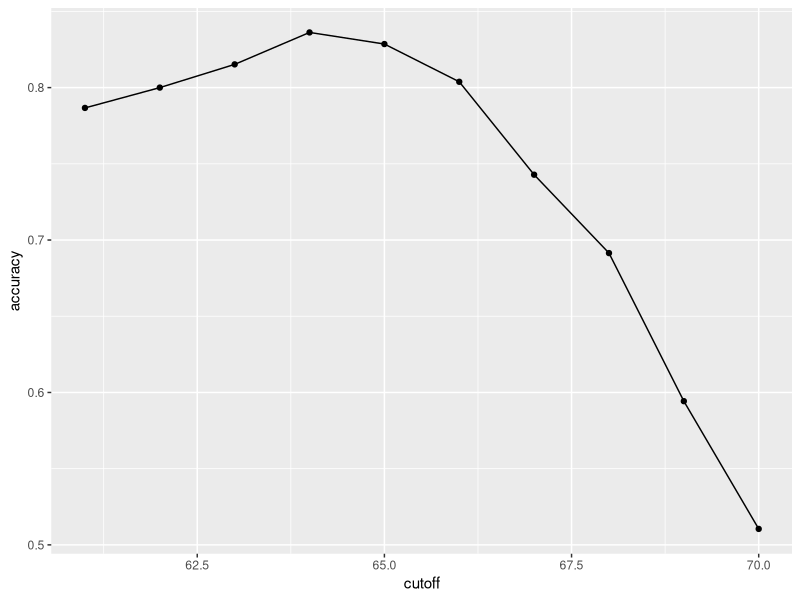
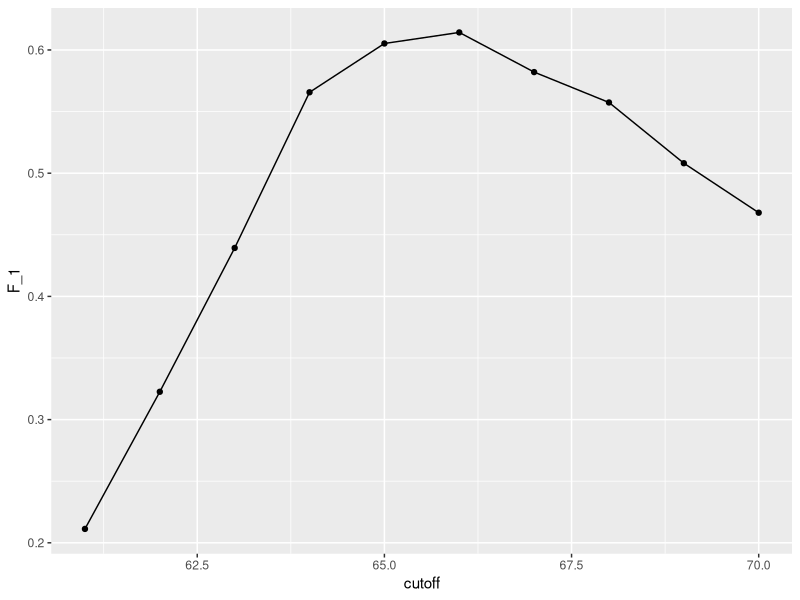
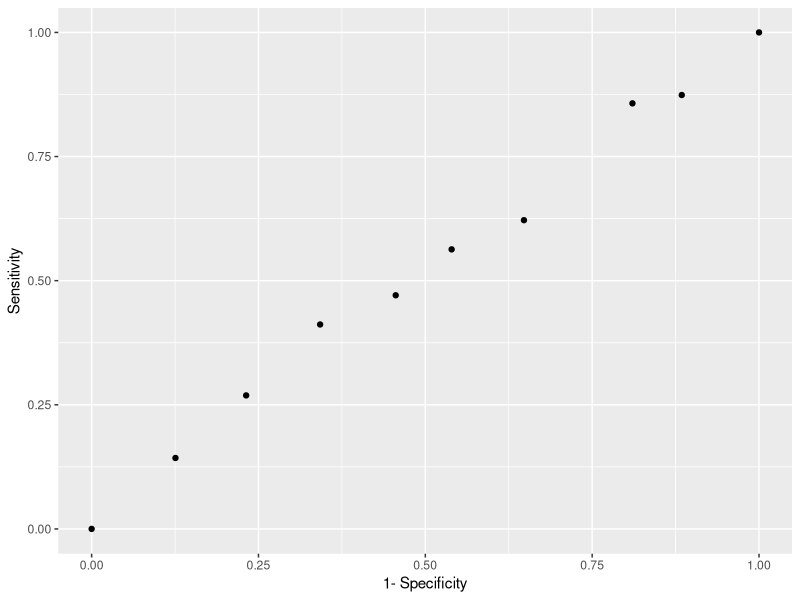
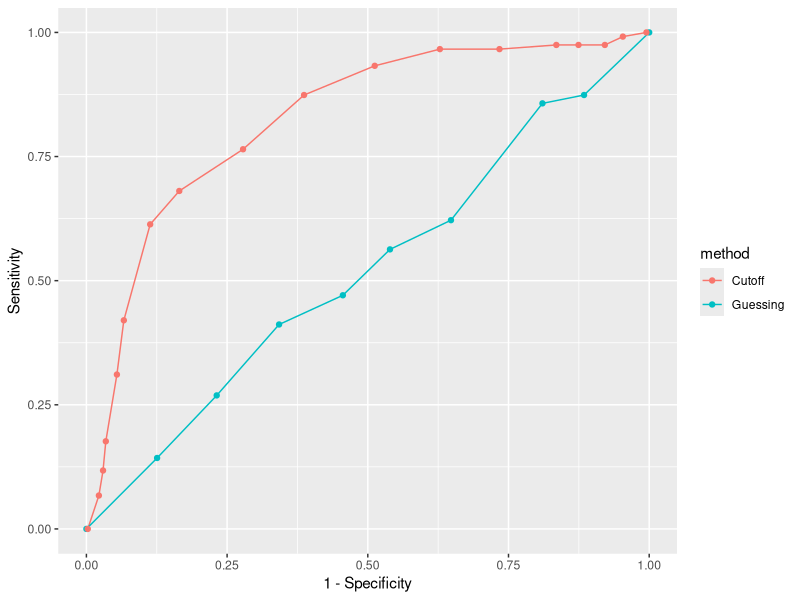
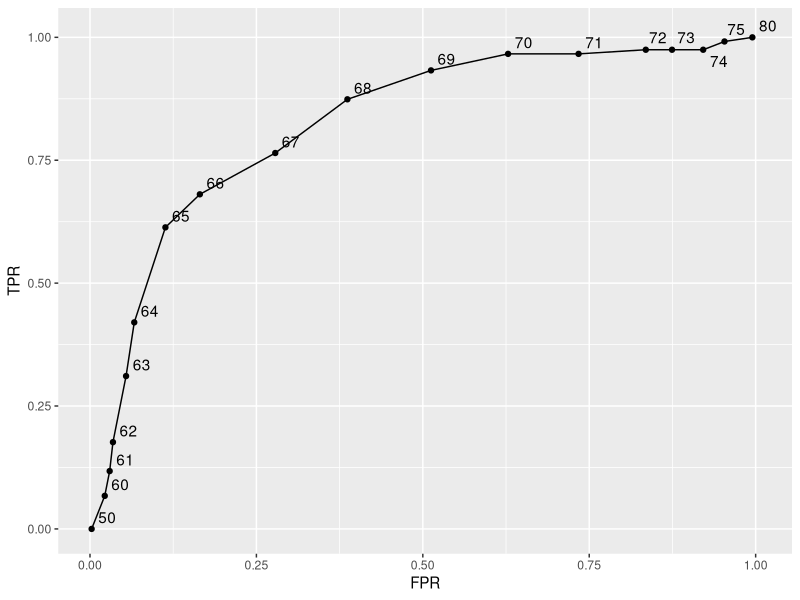
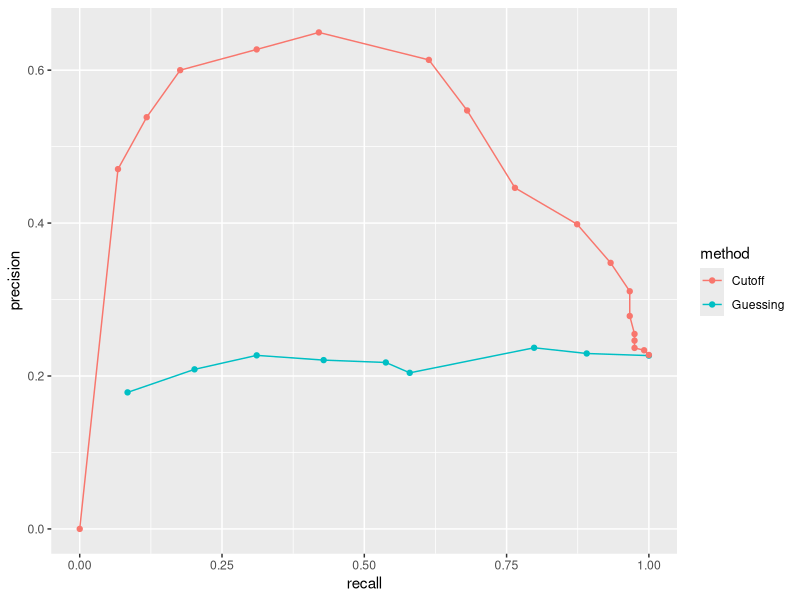
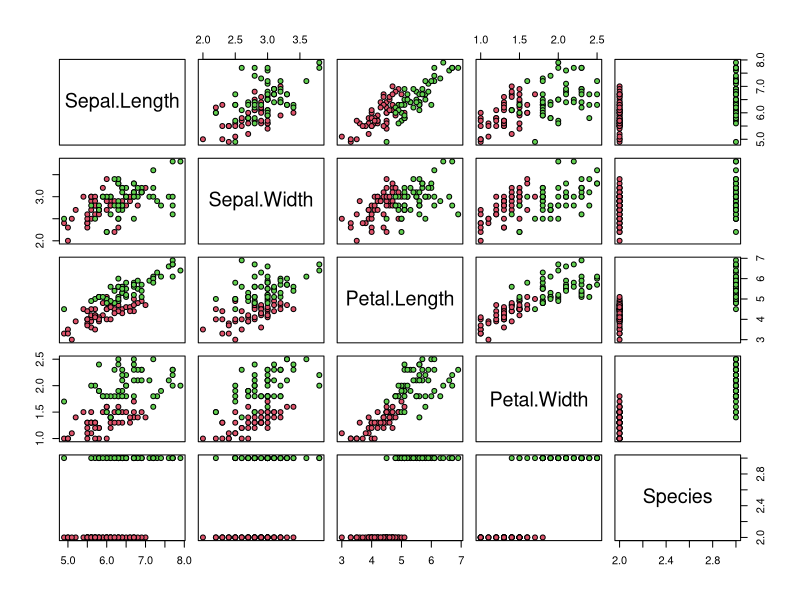
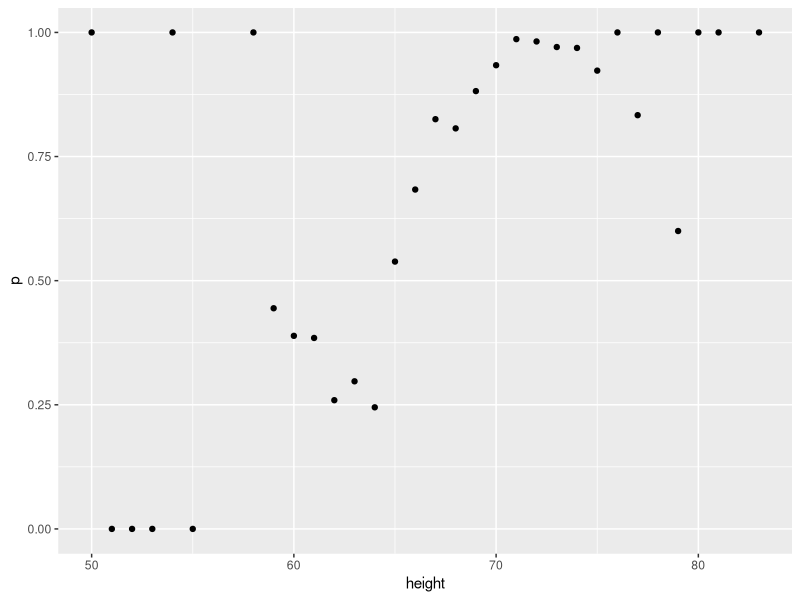

Here is the R script that generated these plots, in order:
## ---- chunk 1
library(tidyverse)
library(dslabs)
library(dplyr)
library(caret)
library(ggplot2)

data(heights)

# define the outcome and predictors
y <- heights$sex
x <- heights$height

# generate training and test sets
set.seed(2,sample.kind = "Rounding") 
test_index <- createDataPartition(y,times =1, p = 0.5, list = FALSE)
test_set <- heights[test_index, ]
train_set <- heights[-test_index, ]

#guess the outcome
y_hat <- sample(c("Male","Female"),length(test_index),replace = TRUE)
y_hat <- sample(c("Male", "Female"), length(test_index), replace = TRUE) %>% 
  factor(levels = levels(test_set$sex))

#compute accuracy
mean(y_hat == test_set$sex)
heights %>% group_by(sex) %>% summarize(mean(height),sd(height))
y_hat <- ifelse(x > 62, "Male", "Female") %>% factor(levels = levels(test_set$sex))
mean(y == y_hat)

# examine the accuracy of 10 cutoffs
cutoff <- seq(61,70)
accuracy <- map_dbl(cutoff, function(x){
  y_hat <- ifelse(train_set$height > x, "Male", "Female") %>%
    factor(levels = levels(test_set$sex))
    mean(train_set$sex == y_hat)
})

data.frame(cutoff,accuracy) %>%
  ggplot(aes(cutoff,accuracy)) + geom_point() + geom_line ()
max(accuracy)

best_cutoff <- cutoff[which.max(accuracy)]

y_hat <- ifelse(test_set$height > best_cutoff, "Male", "Female") %>%
  factor(levels = levels(test_set$sex))
mean(y_hat == test_set$sex)
## ---- chunk 2
table(predicted = y_hat, actual = test_set$sex)
test_set %>% mutate(y_hat = y_hat) %>%
  group_by(sex) %>% 
  summarize(accuracy = mean(y_hat == sex))
prev <- mean(y == "Male")  

confusionMatrix(data = y_hat, reference = test_set$sex)
## ---- chunk 3
# maximize F-core
cutoff <- seq(61,70)
F_1 <- map_dbl(cutoff, function(x){
  y_hat <- ifelse(train_set$height > x, "Male", "Female") %>%
    factor(levels = levels(test_set$sex))
  F_meas(data = y_hat, reference = factor(train_set$sex))
})

data.frame(cutoff,F_1) %>%
  ggplot(aes(cutoff,F_1)) + geom_point() + geom_line()
max(F_1)
best_cutoff <- cutoff[which.max(F_1)]

y_hat <- ifelse(test_set$height > best_cutoff,"Male","Female") %>%
  factor(levels = levels(test_set$sex))

F_meas(data = y_hat, reference = factor(test_set$sex))
sensitivity(data = y_hat, reference = test_set$sex)
specificity(data = y_hat, reference = test_set$sex)
confusionMatrix(data = y_hat, reference = test_set$sex)
## ---- chunk 4
p <- 0.9
n <- length(test_index)
y_hat <- sample(c("Male","Female"), n,replace = TRUE, prob=c(p,1-p)) %>%
  factor(levels = levels(test_set$sex))
mean(y_hat == test_set$sex)
  
#ROC curve
probs <- seq(0,1,length.out = 10)
guessing <- map_df(probs,function(p){
  y_hat <- sample(c("Male","Female"), n,replace = TRUE, prob=c(p,1-p)) %>%
    factor(levels = levels(test_set$sex))
  list(method = "Guessing",
       FPR = 1- specificity(y_hat,test_set$sex),
       TPR = sensitivity(y_hat,test_set$sex))
})
guessing %>% qplot(FPR,TPR, data =., xlab = "1- Specificity", ylab = "Sensitivity")

cutoffs <- c(50,seq(60,75),80)
height_cutoff <- map_df(cutoffs, function(x){
  y_hat <- ifelse(test_set$height > x, "Male", "Female") %>%
    factor(levels = levels(test_set$sex))
  list(method ="Cutoff",
       FPR = 1- specificity(y_hat,test_set$sex),
       TPR = sensitivity(y_hat,test_set$sex))
})

#plot both curve together
bind_rows(guessing, height_cutoff) %>%
  ggplot(aes(FPR,TPR,color = method)) +
  geom_line() +
  geom_point() +
  xlab("1 - Specificity") +
  ylab("Sensitivity")

library(ggrepel)
map_df(cutoffs, function(x){
  y_hat <- ifelse(test_set$height > x, "Male", "Female") %>%
    factor(levels = levels(test_set$sex))
  list(method ="Cutoff",
       cutoff = x,
       FPR = 1- specificity(y_hat,test_set$sex),
       TPR = sensitivity(y_hat,test_set$sex))
}) %>%
  ggplot(aes(FPR,TPR,label = cutoff)) +
  geom_line() + geom_point() +
  geom_text_repel(nudge_x = 0.01, nudge_y = 0.01)

# plot precision against recall
guessing <- map_df(probs,function(p){
  y_hat <- sample(c("Male","Female"), n,replace = TRUE, prob=c(p,1-p)) %>%
    factor(levels = levels(test_set$sex))
  list(method = "Guessing",
       recall = sensitivity(y_hat,test_set$sex),
       precision = precision(y_hat,test_set$sex))
})
height_cutoff <- map_df(cutoffs, function(x){
  y_hat <- ifelse(test_set$height > x, "Male", "Female") %>%
    factor(levels = levels(test_set$sex))
  list(method ="Cutoff",
       recall = sensitivity(y_hat,test_set$sex),
       precision = precision(y_hat,test_set$sex))
})

bind_rows(guessing, height_cutoff) %>%
  ggplot(aes(recall,precision,color = method)) +
  geom_line() +
  geom_point() 

## ---- chunk 5
library(dslabs)
library(dplyr)
library(lubridate)
data(reported_heights)

dat <- mutate(reported_heights, date_time = ymd_hms(time_stamp)) %>%
  filter(date_time >= make_date(2016, 01, 25) & date_time < make_date(2016, 02, 1)) %>%
  mutate(type = ifelse(day(date_time) == 25 & hour(date_time) == 8 & between(minute(date_time), 15, 30), "inclass","online")) %>%
  select(sex, type)

y <- factor(dat$sex, c("Female", "Male"))
x <- dat$type

prop.table(table(dat))
dat %>% group_by(type) %>% summarize(prop_female = mean(sex == "Female"))

y_hat <- ifelse(x == "online", "Male", "Female") %>% factor(levels = levels(y))
mean(y_hat == y)

confusionMatrix(data = y_hat, reference = y)
table(y_hat,y)
sensitivity(y_hat,y)
## ---- chunk 6
library(caret)
data(iris)
iris <- iris[-which(iris$Species == 'setosa'),]
y <- iris$Species

set.seed(2, sample.kind="Rounding") # if using R 3.6 or later
test_index <- createDataPartition(y,times =1, p=0.5, list = FALSE)
test <- iris[test_index,]
train <- iris[-test_index,]

var <- train$Petal.Length
cutoff <- seq(min(var),max(var), by =0.1)
accuracy <- map_dbl(cutoff, function(x){
  y_hat <- ifelse(var > x, "virginica", "versicolor") %>%
    factor(levels = levels(train$Species))
    mean(train$Species == y_hat)
})
max(accuracy)


foo <- function(x){
	rangedValues <- seq(range(x)[1],range(x)[2],by=0.1)
	sapply(rangedValues,function(i){
		y_hat <- ifelse(x>i,'virginica','versicolor')
		mean(y_hat==train$Species)
	})
}
predictions <- apply(train[,-5],2,foo)
sapply(predictions,max)	

x <- train$Petal.Length
rangedValues <- seq(range(x)[1],range(x)[2],by=0.1)
best1 <- rangedValues[which.max(predictions[[3]])]

x <- train$Petal.Width
rangedValues <- seq(range(x)[1],range(x)[2],by=0.1)
best2 <- rangedValues[which.max(predictions[[4]])]


y_hat <- ifelse(test$Petal.Length> best1,'virginica','versicolor')
mean(y_hat==test$Species)

y_hat <- ifelse(test$Petal.Width > best2,'virginica','versicolor')
mean(y_hat==test$Species)

y_hat <- ifelse(test$Petal.Length> best1 | test$Petal.Width > best2,'virginica','versicolor')
mean(y_hat==test$Species)


predictions <- apply(test[,-5],2,foo)
sapply(predictions,max)

plot(iris,pch=21,bg=iris$Species)
## ---- chunk 7
# set.seed(1) # if using R 3.5 or earlier
set.seed(1, sample.kind = "Rounding") # if using R 3.6 or later
disease <- sample(c(0,1), size=1e6, replace=TRUE, prob=c(0.98,0.02))
test <- rep(NA, 1e6)
test[disease==0] <- sample(c(0,1), size=sum(disease==0), replace=TRUE, prob=c(0.90,0.10))
test[disease==1] <- sample(c(0,1), size=sum(disease==1), replace=TRUE, prob=c(0.15, 0.85))
mean(test)

mean(disease[test ==0])
mean(disease[test ==1])
mean(disease[test ==1])/mean(disease)
## ---- chunk 8

library(dslabs)
library(tidyverse)
data("heights")
heights %>% mutate(height = round(height)) %>%
  group_by(height) %>%
  summarize(p = mean(sex == "Male")) %>%
	qplot(height, p, data =.)

heights %>% mutate(g = cut(height,quantile(height,seq(0,1,0.1)),include.lowest = TRUE)) %>%
  group_by(g) %>%
  summarize(p = mean(sex == "Male"),height = mean(height)) %>%
	qplot(height, p, data =.)

head(heights)
## ---- chunk 9
Sigma <- 9*matrix(c(1,0.5,0.5,1), 2, 2)
dat <- MASS::mvrnorm(n=10000,c(69,69),Sigma) %>%
  data.frame() %>% setNames(c("x","y"))

plot(dat)
ps <- seq(0,1,0.1)
dat %>% mutate(g = cut(x,quantile(x,ps),include.Lowest =TRUE)) %>%
  group_by(g) %>% summarize(y= mean(y), x=mean(x)) %>%
  qplot(x,y,data =.)
